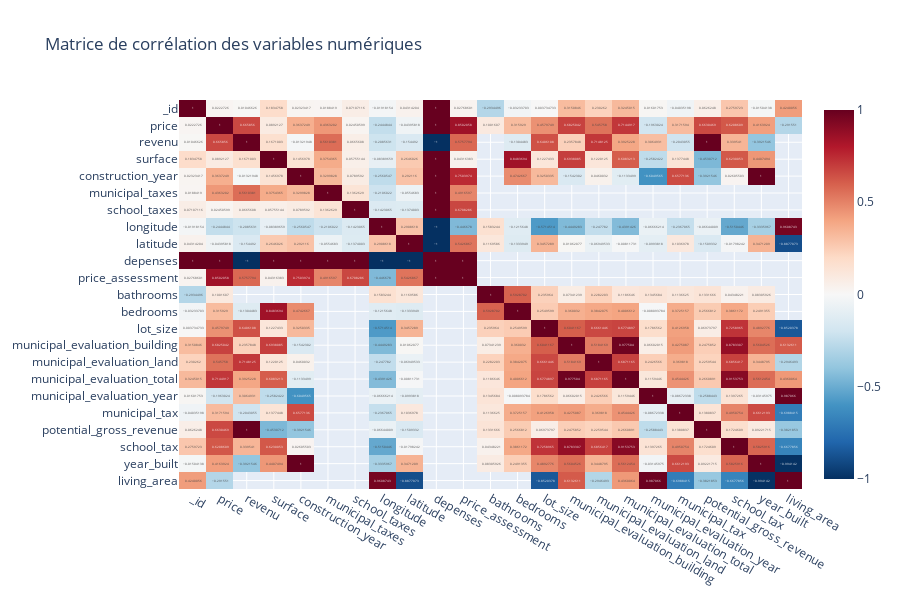

Source (notebook cell):
### Markdown cell above
## 4. 🔗 Analyse Bivariée et Corrélations

### Code cell
# Matrice de corrélation
print("🔗 MATRICE DE CORRÉLATION")
print("=" * 50)

# Sélectionner les variables numériques pour la corrélation
numeric_for_corr = df.select_dtypes(include=['int64', 'float64']).columns.tolist()

if len(numeric_for_corr) >= 2:
    # Calculer la matrice de corrélation
    correlation_matrix = df[numeric_for_corr].corr()
    
    # Heatmap interactive avec Plotly
    fig = px.imshow(correlation_matrix, 
                    text_auto=True, 
                    aspect="auto",
                    color_continuous_scale='RdBu_r',
                    title='Matrice de corrélation des variables numériques')
    fig.update_layout(height=600)
    fig.show()
    
    # Afficher les corrélations les plus fortes avec le prix
    if 'price' in correlation_matrix.columns:
        price_corr = correlation_matrix['price'].abs().sort_values(ascending=False)[1:]  # Exclure l'auto-corrélation
        print(f"\n💰 Top 10 - Corrélations avec le prix:")
        print("-" * 40)
        for i, (var, corr) in enumerate(price_corr.head(10).items()):
            direction = "📈" if correlation_matrix['price'][var] > 0 else "📉"
            print(f"   {i+1}. {var}: {direction} {corr:.3f}")
else:
    print("❌ Pas assez de variables numériques pour calculer les corrélations")

### Figure 1 — Plotly figure (JSON) as saved in the notebook; plotly's stock layout.template omitted (floating-point values rounded to 4 significant figures; data arrays with more than 128 entries replaced by an {"elided": "..."} marker saying what was removed)
{"data": [{"coloraxis": "coloraxis", "hovertemplate": "x: %{x}<br>y: %{y}<br>color: %{z}<extra></extra>", "name": "0", "texttemplate": "%{z}", "type": "heatmap", "x": ["_id", "price", "revenu", "surface", "construction_year", "municipal_taxes", "school_taxes", "longitude", "latitude", "depenses", "price_assessment", "bathrooms", "bedrooms", "lot_size", "municipal_evaluation_building", "municipal_evaluation_land", "municipal_evaluation_total", "municipal_evaluation_year", "municipal_tax", "potential_gross_revenue", "school_tax", "year_built", "living_area"], "xaxis": "x", "y": ["_id", "price", "revenu", "surface", "construction_year", "municipal_taxes", "school_taxes", "longitude", "latitude", "depenses", "price_assessment", "bathrooms", "bedrooms", "lot_size", "municipal_evaluation_building", "municipal_evaluation_land", "municipal_evaluation_total", "municipal_evaluation_year", "municipal_tax", "potential_gross_revenue", "school_tax", "year_built", "living_area"], "yaxis": "y", "z": {"elided": "23x23 float values"}}], "layout": {"coloraxis": {"colorscale": [[0, "rgb(5,48,97)"], [0.1, "rgb(33,102,172)"], [0.2, "rgb(67,147,195)"], [0.3, "rgb(146,197,222)"], [0.4, "rgb(209,229,240)"], [0.5, "rgb(247,247,247)"], [0.6, "rgb(253,219,199)"], [0.7, "rgb(244,165,130)"], [0.8, "rgb(214,96,77)"], [0.9, "rgb(178,24,43)"], [1, "rgb(103,0,31)"]]}, "height": 600, "title": {"text": "Matrice de corrélation des variables numériques"}, "xaxis": {"anchor": "y", "domain": [0, 1]}, "yaxis": {"anchor": "x", "autorange": "reversed", "domain": [0, 1]}}}
